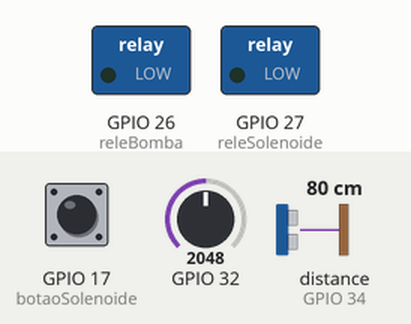
This sketch was run on a simulated ESP32. Shown: switched loads named in the sketch (green lamp = pin HIGH). Inputs (shaded band) come from the test bench; at power-on: distance to the obstacle (sensor on GPIO 34) 80 cm, GPIO 17 (botaoSolenoide) HIGH, GPIO 32 = 2048. WiFi joins after 1.5 s; servers stay silent unless stated; uploads are accepted with an empty reply; random numbers use the default seed unless the sketch sets one; what the sketch prints to the serial monitor is not drawn.

Above: at 2.7 s.
2.8 s: distance to the obstacle (sensor on GPIO 34) set to 11 cm
4.5 s: distance to the obstacle (sensor on GPIO 34) set to 8 cm
At 5.7 s:
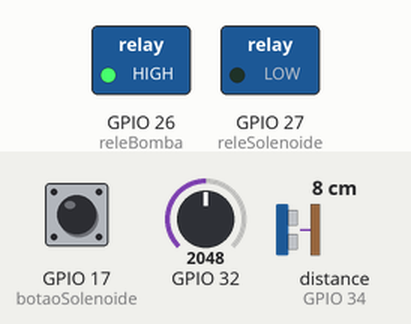
6.8 s: GPIO 17 (botaoSolenoide) pulled LOW for 1.45 s
At 8.6 s:
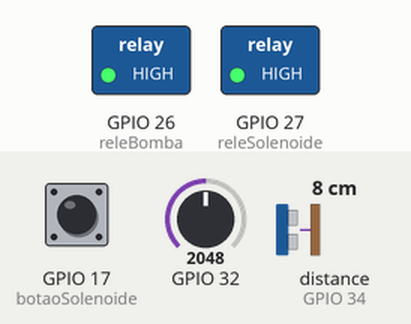
10.4 s: GPIO 17 (botaoSolenoide) pulled LOW for 3.2 s
At 14.9 s:
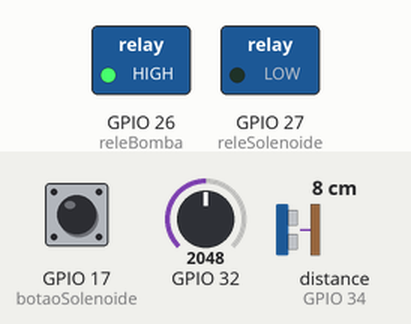
15.2 s: distance to the obstacle (sensor on GPIO 34) set to 13 cm
17.3 s: distance to the obstacle (sensor on GPIO 34) set to 17 cm
At 18.1 s:
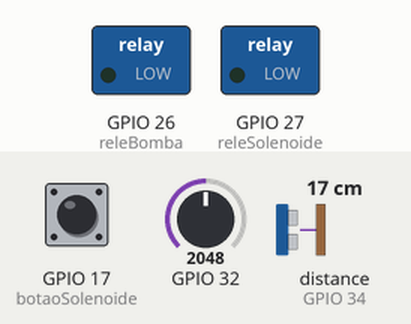
Timing chart, 0 to 20.3 s (numbered marks = the images above; inputs shaded):
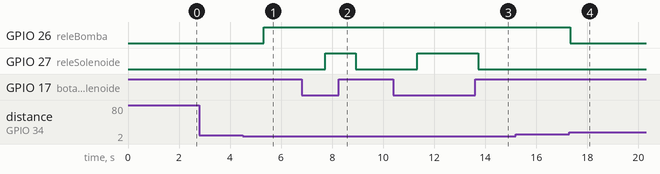

The sketch:

sketch_esp32_connection_v2_backUp.ino
```cpp
#include <WiFi.h>;
#include <HTTPClient.h>;
#include <ArduinoJson.h>;

#include <Ultrasonic.h>
Ultrasonic ultrassom(33, 34);


int analogValue;
const char* ssid = "ezequias";
const char* password = "senai2023";
char jsonOutput[128];

unsigned long millisTarefa1 = millis();
double distancia;

bool bomba;
bool solenoide;
bool manualAcionamento;

int releBomba = 26;
int releSolenoide = 27;
int botaoSolenoide = 17;

void setup() {
  Serial.begin(115200);
  WiFi.begin(ssid, password);
  Serial.print("Connecting to WiFi");

  pinMode(releBomba, OUTPUT);
  pinMode(releSolenoide, OUTPUT);
  while (WiFi.status() != WL_CONNECTED) {
    Serial.print(".");
    delay(500);
  }
}

void loop() {

  GET();

  analogValue = analogRead(32);
  analogValue = map(analogValue, 0 , 4095, 0, 100);
  Serial.print("Potenciômetro = ");
  Serial.print(analogValue);
  Serial.println("cm");

  distancia = ultrassom.Ranging(CM);
  Serial.print("Distância = ");
  Serial.print(distancia);
  Serial.println("cm");

  if ((millis() - millisTarefa1) > 20000) {
     POST();
     millisTarefa1 = millis();
  }

  if(manualAcionamento){
    Serial.print("Bomba");
    Serial.println(!bomba);
     Serial.print("Solenoide");
    Serial.println(!solenoide);
    digitalWrite(releBomba,!bomba);
    digitalWrite(releSolenoide,!solenoide);
    Serial.print("Manual");
  }else{
    if(distancia > 15){
      digitalWrite(releBomba,LOW);
      Serial.print("Automatico Bomba ligada");
    }else if(distancia < 10){
      digitalWrite(releBomba,HIGH);
      Serial.print("Automatico Bomba desligada");
    }
    digitalWrite(releSolenoide,!digitalRead(botaoSolenoide));
  }


  delay(1000);

}//end void loop

void GET() {
  if (WiFi.status() == WL_CONNECTED) {
    long rnd = random(1, 10);
    HTTPClient client;

    client.begin("https://supervisorio-production.up.railway.app/operation_water_pump");
    int httpCode = client.GET();

    if (httpCode > 0) {
      String payload = client.getString();
      Serial.println("\nStatuscode: " + String(httpCode));
      Serial.println(payload);

      char json[500];
      payload.replace("", "");
      payload.replace("\n", "");
      payload.trim();
      payload.remove(0,1);
      payload.toCharArray(json, 500);

      StaticJsonDocument<200> doc;
      deserializeJson(doc, json);

      int id = doc["id"];
      boolean waterPump = doc["waterPump"];
      boolean solenoid = doc["solenoid"];
      boolean manual = doc["manual"];

      Serial.println(String(id) + " - " + String(waterPump) + " - " + String(solenoid) + " - " + String(manual) + "\n");

      client.end();
      bomba = waterPump;
      solenoide = solenoid;
      manualAcionamento = manual;
      if (manual != false) {
       // variavelSolenoid = solenoid; //Lógica se ligado e desligado ??????
       // variavelWaterPump = waterPump;
      }

      if (manual == true) {
       // logicaLigado;
      } else {
       // logicaDesligado;
      }

    } else {
      Serial.println("Error on HTTP request");
    }
  } else {
    Serial.print("Connection lost!");
  }
 }

//Requisição POST
 void POST() {

  if (WiFi.status() == WL_CONNECTED) {
    HTTPClient client;

    client.begin("https://supervisorio-production.up.railway.app/water_level");
    client.addHeader("Content-Type", "application/json");

    const size_t CAPACITY = JSON_OBJECT_SIZE(2);
    StaticJsonDocument<CAPACITY> doc;

    JsonObject object = doc.to<JsonObject>();
    object["waterLevelReading"] = distancia;
    object["fluxostatoReading"] = analogValue;

    serializeJson(doc, jsonOutput);

    int httpCode = client.POST(String(jsonOutput));

    if (httpCode > 0) {
      String payload = client.getString();
      Serial.println("\nStatuscode: " + String(httpCode));
      Serial.println(payload);

      client.end();

    } else {
      Serial.println("Error on HTTP request");
    }
  } else {
    Serial.print("Connection lost!");
  }
 }
```

Measured:
- the behaviour switches between 10 and 9 cm on distance to the obstacle (sensor on GPIO 34) (found by bisection; images 0 and 1)
- the behaviour switches between 15 and 16 cm on distance to the obstacle (sensor on GPIO 34) (found by bisection; images 3 and 4)
- after the input at 2.8 s, every drawn part: stays the same
- after the input at 4.5 s, GPIO 26 (releBomba): LOW → HIGH after 0.81 s
- after the input at 6.8 s, GPIO 27 (releSolenoide): LOW → HIGH after 0.92 s, → LOW 1.2 s later
- after the input at 10.4 s, GPIO 27 (releSolenoide): LOW → HIGH after 0.93 s, → LOW 2.4 s later
- after the input at 15.2 s, every drawn part: stays the same
- after the input at 17.3 s, GPIO 26 (releBomba): HIGH → LOW at once
